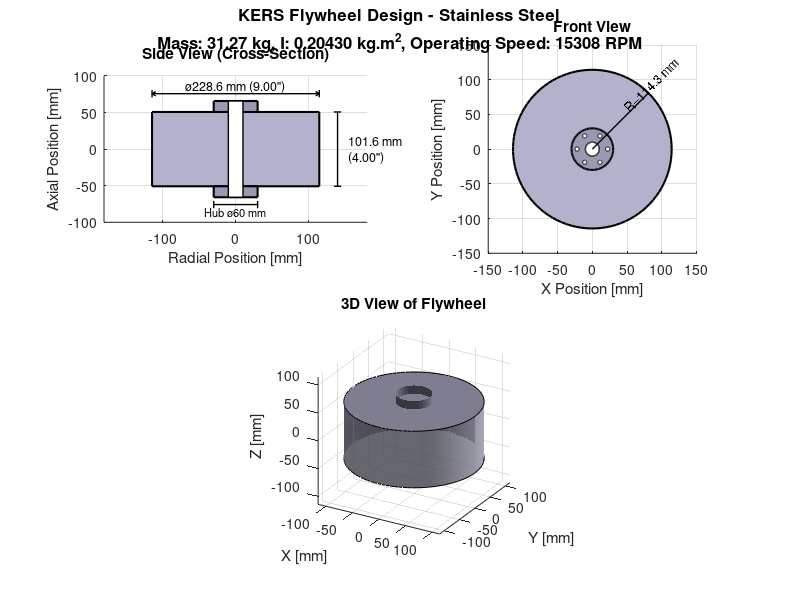
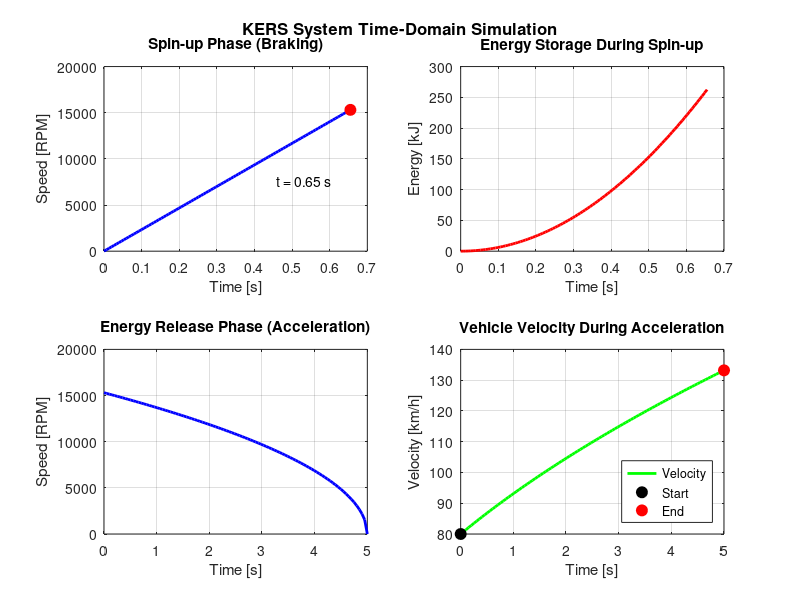

The MATLAB source for these figures, in order:
%% KERS Flywheel Design Script
% ME Design Project - Kinetic Energy Recovery System
% Date: November 2024
%
% This script designs a flywheel for an automotive KERS system
% that stores energy during braking and releases it during acceleration

clear; clc; close all;

%% Given Parameters and Constraints

% Power requirements
P_max = 60e3;           % Maximum power [W]
P_min = 45e3;           % Minimum power [W]
t_delivery = 5;         % Power delivery duration [s]

% Torque and vehicle specs
T_brake = 500;          % Available braking torque [Nm]
m_vehicle = 600;        % Total vehicle mass [kg]

% Size constraints (convert to meters)
D_max = 9 * 0.0254;     % Maximum diameter [m] (9 inches)
W_max = 4 * 0.0254;     % Maximum width [m] (4 inches)
r_max = D_max / 2;      % Maximum radius [m]

% Initial velocity after braking
v_initial = 80 / 3.6;   % Convert 80 km/h to m/s

%% Material Selection
% From Table 1 - choosing based on density and cost tradeoff

materials = {'Aluminum', 'Brass 60/40', 'Copper', 'Stainless Steel', 'Titanium', 'Zinc'};
densities = [2712, 8520, 8940, 7500, 4500, 7135];  % kg/m^3
costs = [2.80, 5, 11, 4, 100, 13];  % $/kg

% I'll use Stainless Steel - good balance of density (for energy storage)
% and reasonable cost. Higher density = more mass = more energy storage
% for same volume

material_choice = 4;  % Stainless Steel
rho = densities(material_choice);
cost_per_kg = costs(material_choice);

fprintf('=== KERS FLYWHEEL DESIGN ===\n\n');
fprintf('Selected Material: %s\n', materials{material_choice});
fprintf('Density: %.0f kg/m^3\n', rho);
fprintf('Cost: $%.2f/kg\n\n', cost_per_kg);

%% Part A: Calculate Moment of Inertia (Iterative Design)

% Energy requirement calculation
E_min = P_min * t_delivery;  % Minimum energy needed [J]
E_max = P_max * t_delivery;  % Maximum energy at full power [J]
E_target = (E_min + E_max) / 2;  % Target middle of range

fprintf('--- Energy Requirements ---\n');
fprintf('Minimum Energy: %.1f kJ\n', E_min/1000);
fprintf('Maximum Energy: %.1f kJ\n', E_max/1000);
fprintf('Target Energy: %.1f kJ\n\n', E_target/1000);

% For a solid disk: I = (1/2) * m * r^2 = (1/2) * (rho * pi * r^2 * w) * r^2
% I = (1/2) * rho * pi * r^4 * w

% Energy stored: E = (1/2) * I * omega^2
% So: E = (1/4) * rho * pi * r^4 * w * omega^2

% Design iteration table
fprintf('--- Design Iteration Process ---\n');
fprintf('Iter | Radius(m) | Width(m)  | Mass(kg) | I(kg.m^2) | omega(rad/s) | RPM      | Energy(kJ)\n');
fprintf('-----|-----------|-----------|----------|-----------|--------------|----------|----------\n');

% Store iteration data
iterations = [];
iter = 0;

% Iteration 1: Start with max dimensions, find required speed
r = r_max;
w = W_max;
m = rho * pi * r^2 * w;
I = 0.5 * m * r^2;
omega = sqrt(2 * E_target / I);
rpm = omega * 60 / (2*pi);
E_stored = 0.5 * I * omega^2;

iter = iter + 1;
fprintf('%4d | %9.4f | %9.4f | %8.2f | %9.5f | %12.1f | %8.0f | %9.2f\n', ...
    iter, r, w, m, I, omega, rpm, E_stored/1000);
iterations = [iterations; iter, r, w, m, I, omega, rpm, E_stored];

% Iteration 2: RPM is very high, let's try reducing width to increase speed capability
% and check if we need to adjust
r = r_max;
w = 0.08;  % 80mm width
m = rho * pi * r^2 * w;
I = 0.5 * m * r^2;
omega = sqrt(2 * E_target / I);
rpm = omega * 60 / (2*pi);
E_stored = 0.5 * I * omega^2;

iter = iter + 1;
fprintf('%4d | %9.4f | %9.4f | %8.2f | %9.5f | %12.1f | %8.0f | %9.2f\n', ...
    iter, r, w, m, I, omega, rpm, E_stored/1000);
iterations = [iterations; iter, r, w, m, I, omega, rpm, E_stored];

% Iteration 3: Still high RPM, try smaller radius
r = 0.10;  % 100mm radius
w = W_max;
m = rho * pi * r^2 * w;
I = 0.5 * m * r^2;
omega = sqrt(2 * E_target / I);
rpm = omega * 60 / (2*pi);
E_stored = 0.5 * I * omega^2;

iter = iter + 1;
fprintf('%4d | %9.4f | %9.4f | %8.2f | %9.5f | %12.1f | %8.0f | %9.2f\n', ...
    iter, r, w, m, I, omega, rpm, E_stored/1000);
iterations = [iterations; iter, r, w, m, I, omega, rpm, E_stored];

% Iteration 4: Max dimensions with practical RPM target around 40000-50000
% Let's target 45000 RPM and see what energy we get
r = r_max;
w = W_max;
m = rho * pi * r^2 * w;
I = 0.5 * m * r^2;
omega_target = 45000 * 2 * pi / 60;  % Target 45000 RPM
E_at_target = 0.5 * I * omega_target^2;

iter = iter + 1;
fprintf('%4d | %9.4f | %9.4f | %8.2f | %9.5f | %12.1f | %8.0f | %9.2f\n', ...
    iter, r, w, m, I, omega_target, 45000, E_at_target/1000);
iterations = [iterations; iter, r, w, m, I, omega_target, 45000, E_at_target];

% Iteration 5: Energy is too high at 45000 RPM, reduce speed
omega_target = 35000 * 2 * pi / 60;
E_at_target = 0.5 * I * omega_target^2;

iter = iter + 1;
fprintf('%4d | %9.4f | %9.4f | %8.2f | %9.5f | %12.1f | %8.0f | %9.2f\n', ...
    iter, r, w, m, I, omega_target, 35000, E_at_target/1000);
iterations = [iterations; iter, r, w, m, I, omega_target, 35000, E_at_target];

% Iteration 6: Getting closer, fine tune
omega_target = 30000 * 2 * pi / 60;
E_at_target = 0.5 * I * omega_target^2;

iter = iter + 1;
fprintf('%4d | %9.4f | %9.4f | %8.2f | %9.5f | %12.1f | %8.0f | %9.2f\n', ...
    iter, r, w, m, I, omega_target, 30000, E_at_target/1000);
iterations = [iterations; iter, r, w, m, I, omega_target, 30000, E_at_target];

% Iteration 7: Let's find exact RPM needed for target energy
omega_final = sqrt(2 * E_target / I);
rpm_final = omega_final * 60 / (2*pi);
E_final = 0.5 * I * omega_final^2;

iter = iter + 1;
fprintf('%4d | %9.4f | %9.4f | %8.2f | %9.5f | %12.1f | %8.0f | %9.2f\n', ...
    iter, r, w, m, I, omega_final, rpm_final, E_final/1000);
iterations = [iterations; iter, r, w, m, I, omega_final, rpm_final, E_final];

fprintf('\n');

% Final design parameters
r_final = r_max;
w_final = W_max;
m_final = rho * pi * r_final^2 * w_final;
I_final = 0.5 * m_final * r_final^2;
omega_op = sqrt(2 * E_target / I_final);  % Operating angular velocity
rpm_op = omega_op * 60 / (2*pi);

fprintf('--- FINAL DESIGN (Part A) ---\n');
fprintf('Flywheel Radius: %.4f m (%.2f in)\n', r_final, r_final/0.0254);
fprintf('Flywheel Width: %.4f m (%.2f in)\n', w_final, w_final/0.0254);
fprintf('Flywheel Mass: %.2f kg\n', m_final);
fprintf('Moment of Inertia: %.6f kg.m^2\n', I_final);
fprintf('Operating Speed: %.0f RPM (%.1f rad/s)\n', rpm_op, omega_op);
fprintf('Energy Stored: %.2f kJ\n\n', E_target/1000);

%% Part B: Spin-up Time Calculation

% Using T = I * alpha, where alpha is angular acceleration
% alpha = T / I
% omega = alpha * t (starting from rest)
% t = omega / alpha = omega * I / T

alpha = T_brake / I_final;  % Angular acceleration [rad/s^2]
t_spinup = omega_op / alpha;  % Time to reach operating speed [s]

fprintf('--- SPIN-UP TIME (Part B) ---\n');
fprintf('Available Braking Torque: %.0f Nm\n', T_brake);
fprintf('Angular Acceleration: %.2f rad/s^2\n', alpha);
fprintf('Time to reach %.0f RPM: %.2f seconds\n\n', rpm_op, t_spinup);

% Verify with kinematics
omega_check = alpha * t_spinup;
fprintf('Verification: omega = alpha * t = %.1f rad/s (should be %.1f)\n\n', omega_check, omega_op);

%% Part C: Vehicle Velocity Gain Analysis

% Energy released from flywheel goes to vehicle kinetic energy
% E_flywheel = (1/2) * m_vehicle * (v_final^2 - v_initial^2)
% Solving for v_final:
% v_final = sqrt(v_initial^2 + 2*E_flywheel/m_vehicle)

% For different power levels
E_at_Pmin = P_min * t_delivery;
E_at_Pmax = P_max * t_delivery;

% Velocity gain at minimum power
v_final_min = sqrt(v_initial^2 + 2*E_at_Pmin/m_vehicle);
delta_v_min = v_final_min - v_initial;

% Velocity gain at maximum power
v_final_max = sqrt(v_initial^2 + 2*E_at_Pmax/m_vehicle);
delta_v_max = v_final_max - v_initial;

% At target energy
v_final_target = sqrt(v_initial^2 + 2*E_target/m_vehicle);
delta_v_target = v_final_target - v_initial;

fprintf('--- VELOCITY GAIN ANALYSIS (Part C) ---\n');
fprintf('Initial Velocity: %.2f m/s (%.0f km/h)\n', v_initial, v_initial*3.6);
fprintf('\nAt Minimum Power (%.0f kW):\n', P_min/1000);
fprintf('  Energy Released: %.1f kJ\n', E_at_Pmin/1000);
fprintf('  Final Velocity: %.2f m/s (%.1f km/h)\n', v_final_min, v_final_min*3.6);
fprintf('  Velocity Gain: %.2f m/s (%.1f km/h)\n', delta_v_min, delta_v_min*3.6);

fprintf('\nAt Maximum Power (%.0f kW):\n', P_max/1000);
fprintf('  Energy Released: %.1f kJ\n', E_at_Pmax/1000);
fprintf('  Final Velocity: %.2f m/s (%.1f km/h)\n', v_final_max, v_final_max*3.6);
fprintf('  Velocity Gain: %.2f m/s (%.1f km/h)\n', delta_v_max, delta_v_max*3.6);

fprintf('\nAt Target Energy (%.1f kJ):\n', E_target/1000);
fprintf('  Final Velocity: %.2f m/s (%.1f km/h)\n', v_final_target, v_final_target*3.6);
fprintf('  Velocity Gain: %.2f m/s (%.1f km/h)\n\n', delta_v_target, delta_v_target*3.6);

%% Part D: Angular Momentum

H = I_final * omega_op;  % Angular momentum [kg.m^2/s]

fprintf('--- ANGULAR MOMENTUM (Part D) ---\n');
fprintf('Angular Momentum at Operating Speed: %.2f kg.m^2/s\n', H);
fprintf('  = %.2f N.m.s\n\n', H);

%% Part E: Dimensioned Sketch of Flywheel

figure('Position', [100 100 1000 800]);

% Design with hub for gear attachment
r_hub = 0.03;           % Hub radius for gear attachment [m]
r_inner = 0.04;         % Inner radius (after hub) [m]
hub_height = 0.015;     % Hub protrusion height [m]

% Side view (cross-section)
subplot(2,2,1);
hold on;

% Main disk body
rectangle('Position', [-r_final*1000, -w_final*1000/2, 2*r_final*1000, w_final*1000], ...
    'FaceColor', [0.7 0.7 0.8], 'EdgeColor', 'k', 'LineWidth', 1.5);

% Hub (protrusion for gear attachment)
rectangle('Position', [-r_hub*1000, -w_final*1000/2-hub_height*1000, 2*r_hub*1000, hub_height*1000], ...
    'FaceColor', [0.6 0.6 0.7], 'EdgeColor', 'k', 'LineWidth', 1.5);
rectangle('Position', [-r_hub*1000, w_final*1000/2, 2*r_hub*1000, hub_height*1000], ...
    'FaceColor', [0.6 0.6 0.7], 'EdgeColor', 'k', 'LineWidth', 1.5);

% Center hole for shaft
rectangle('Position', [-10, -w_final*1000/2-hub_height*1000, 20, w_final*1000+2*hub_height*1000], ...
    'FaceColor', 'w', 'EdgeColor', 'k', 'LineWidth', 1);

% Dimension lines
% Diameter
plot([-r_final*1000, -r_final*1000], [w_final*1000/2+20, w_final*1000/2+30], 'k-', 'LineWidth', 1);
plot([r_final*1000, r_final*1000], [w_final*1000/2+20, w_final*1000/2+30], 'k-', 'LineWidth', 1);
plot([-r_final*1000, r_final*1000], [w_final*1000/2+25, w_final*1000/2+25], 'k-', 'LineWidth', 1);
plot([-r_final*1000, -r_final*1000+5], [w_final*1000/2+25, w_final*1000/2+22], 'k-', 'LineWidth', 1);
plot([-r_final*1000, -r_final*1000+5], [w_final*1000/2+25, w_final*1000/2+28], 'k-', 'LineWidth', 1);
plot([r_final*1000, r_final*1000-5], [w_final*1000/2+25, w_final*1000/2+22], 'k-', 'LineWidth', 1);
plot([r_final*1000, r_final*1000-5], [w_final*1000/2+25, w_final*1000/2+28], 'k-', 'LineWidth', 1);
text(0, w_final*1000/2+35, sprintf('ø%.1f mm (%.2f")', 2*r_final*1000, 2*r_final/0.0254), ...
    'HorizontalAlignment', 'center', 'FontSize', 9);

% Width
plot([r_final*1000+20, r_final*1000+30], [-w_final*1000/2, -w_final*1000/2], 'k-', 'LineWidth', 1);
plot([r_final*1000+20, r_final*1000+30], [w_final*1000/2, w_final*1000/2], 'k-', 'LineWidth', 1);
plot([r_final*1000+25, r_final*1000+25], [-w_final*1000/2, w_final*1000/2], 'k-', 'LineWidth', 1);
text(r_final*1000+40, 0, sprintf('%.1f mm\n(%.2f")', w_final*1000, w_final/0.0254), ...
    'HorizontalAlignment', 'left', 'FontSize', 9);

% Hub diameter
plot([-r_hub*1000, -r_hub*1000], [-w_final*1000/2-hub_height*1000-5, -w_final*1000/2-hub_height*1000-15], 'k-', 'LineWidth', 1);
plot([r_hub*1000, r_hub*1000], [-w_final*1000/2-hub_height*1000-5, -w_final*1000/2-hub_height*1000-15], 'k-', 'LineWidth', 1);
plot([-r_hub*1000, r_hub*1000], [-w_final*1000/2-hub_height*1000-10, -w_final*1000/2-hub_height*1000-10], 'k-', 'LineWidth', 1);
text(0, -w_final*1000/2-hub_height*1000-20, sprintf('Hub ø%.0f mm', 2*r_hub*1000), ...
    'HorizontalAlignment', 'center', 'FontSize', 8);

axis equal;
xlim([-180 180]);
ylim([-100 100]);
xlabel('Radial Position [mm]');
ylabel('Axial Position [mm]');
title('Side View (Cross-Section)');
grid on;

% Front view
subplot(2,2,2);
hold on;

% Draw concentric circles
theta = linspace(0, 2*pi, 100);

% Outer disk
fill(r_final*1000*cos(theta), r_final*1000*sin(theta), [0.7 0.7 0.8], 'EdgeColor', 'k', 'LineWidth', 1.5);

% Hub circle
fill(r_hub*1000*cos(theta), r_hub*1000*sin(theta), [0.6 0.6 0.7], 'EdgeColor', 'k', 'LineWidth', 1.5);

% Center hole
fill(10*cos(theta), 10*sin(theta), 'w', 'EdgeColor', 'k', 'LineWidth', 1);

% Bolt holes on hub (for gear attachment)
n_bolts = 6;
r_bolt_circle = 0.022;  % Bolt circle radius [m]
r_bolt = 0.003;         % Bolt hole radius [m]
for i = 1:n_bolts
    angle = (i-1) * 2*pi/n_bolts;
    x_bolt = r_bolt_circle*1000*cos(angle);
    y_bolt = r_bolt_circle*1000*sin(angle);
    fill(x_bolt + r_bolt*1000*cos(theta), y_bolt + r_bolt*1000*sin(theta), 'w', 'EdgeColor', 'k');
end

% Dimension for radius
plot([0, r_final*1000*cos(pi/4)], [0, r_final*1000*sin(pi/4)], 'k-', 'LineWidth', 1);
text(r_final*1000*cos(pi/4)*0.6, r_final*1000*sin(pi/4)*0.6+10, sprintf('R=%.1f mm', r_final*1000), ...
    'FontSize', 9, 'Rotation', 45);

axis equal;
xlim([-150 150]);
ylim([-150 150]);
xlabel('X Position [mm]');
ylabel('Y Position [mm]');
title('Front View');
grid on;

% 3D visualization
subplot(2,2,[3,4]);
hold on;

% Create cylinder for flywheel
[X, Y, Z] = cylinder(r_final*1000, 50);
Z = Z * w_final*1000 - w_final*1000/2;
surf(X, Y, Z, 'FaceColor', [0.7 0.7 0.8], 'EdgeColor', 'none', 'FaceAlpha', 0.8);

% Top and bottom caps
fill3(r_final*1000*cos(theta), r_final*1000*sin(theta), ones(size(theta))*w_final*1000/2, ...
    [0.7 0.7 0.8], 'EdgeColor', 'k');
fill3(r_final*1000*cos(theta), r_final*1000*sin(theta), -ones(size(theta))*w_final*1000/2, ...
    [0.7 0.7 0.8], 'EdgeColor', 'k');

% Hub cylinders
[Xh, Yh, Zh] = cylinder(r_hub*1000, 30);
Zh_top = Zh * hub_height*1000 + w_final*1000/2;
Zh_bot = -Zh * hub_height*1000 - w_final*1000/2;
surf(Xh, Yh, Zh_top, 'FaceColor', [0.6 0.6 0.7], 'EdgeColor', 'none');
surf(Xh, Yh, Zh_bot, 'FaceColor', [0.6 0.6 0.7], 'EdgeColor', 'none');

view(30, 25);
axis equal;
xlabel('X [mm]');
ylabel('Y [mm]');
zlabel('Z [mm]');
title('3D View of Flywheel');
light('Position', [1 1 1]);
lighting gouraud;
grid on;

% Add figure title (compatible with older MATLAB versions)
annotation('textbox', [0.5, 0.95, 0, 0], 'String', ...
    sprintf('KERS Flywheel Design - %s\nMass: %.2f kg, I: %.5f kg.m^2, Operating Speed: %.0f RPM', ...
    materials{material_choice}, m_final, I_final, rpm_op), ...
    'FontSize', 12, 'FontWeight', 'bold', 'HorizontalAlignment', 'center', ...
    'EdgeColor', 'none', 'FitBoxToText', 'on');

%% Time-domain simulation plots

figure('Position', [150 150 1000 600]);

% Spin-up phase simulation
t_spin = linspace(0, t_spinup, 100);
omega_spin = alpha * t_spin;
E_spin = 0.5 * I_final * omega_spin.^2;

subplot(2,2,1);
plot(t_spin, omega_spin * 60/(2*pi), 'b-', 'LineWidth', 2);
xlabel('Time [s]');
ylabel('Speed [RPM]');
title('Spin-up Phase (Braking)');
grid on;
hold on;
plot(t_spinup, rpm_op, 'ro', 'MarkerSize', 8, 'MarkerFaceColor', 'r');
text(t_spinup*0.7, rpm_op*0.5, sprintf('t = %.2f s', t_spinup), 'FontSize', 10);

subplot(2,2,2);
plot(t_spin, E_spin/1000, 'r-', 'LineWidth', 2);
xlabel('Time [s]');
ylabel('Energy [kJ]');
title('Energy Storage During Spin-up');
grid on;

% Energy release phase (assuming constant power delivery)
t_release = linspace(0, t_delivery, 100);
P_avg = E_target / t_delivery;  % Average power
E_release = E_target - P_avg * t_release;
omega_release = sqrt(2 * E_release / I_final);

subplot(2,2,3);
plot(t_release, omega_release * 60/(2*pi), 'b-', 'LineWidth', 2);
xlabel('Time [s]');
ylabel('Speed [RPM]');
title('Energy Release Phase (Acceleration)');
grid on;

% Vehicle velocity during acceleration
v_accel = sqrt(v_initial^2 + 2*(E_target - E_release)/m_vehicle);

subplot(2,2,4);
plot(t_release, v_accel*3.6, 'g-', 'LineWidth', 2);
xlabel('Time [s]');
ylabel('Velocity [km/h]');
title('Vehicle Velocity During Acceleration');
grid on;
hold on;
plot(0, v_initial*3.6, 'ko', 'MarkerSize', 8, 'MarkerFaceColor', 'k');
plot(t_delivery, v_final_target*3.6, 'ro', 'MarkerSize', 8, 'MarkerFaceColor', 'r');
legend('Velocity', 'Start', 'End', 'Location', 'southeast');

% Add figure title
annotation('textbox', [0.5, 0.95, 0, 0], 'String', 'KERS System Time-Domain Simulation', ...
    'FontSize', 12, 'FontWeight', 'bold', 'HorizontalAlignment', 'center', ...
    'EdgeColor', 'none', 'FitBoxToText', 'on');

%% Summary Output

fprintf('========================================\n');
fprintf('        DESIGN SUMMARY                  \n');
fprintf('========================================\n');
fprintf('Material: %s\n', materials{material_choice});
fprintf('Flywheel Diameter: %.2f in (%.1f mm)\n', 2*r_final/0.0254, 2*r_final*1000);
fprintf('Flywheel Width: %.2f in (%.1f mm)\n', w_final/0.0254, w_final*1000);
fprintf('Flywheel Mass: %.2f kg (%.2f lb)\n', m_final, m_final*2.205);
fprintf('Moment of Inertia: %.6f kg.m^2\n', I_final);
fprintf('Operating Speed: %.0f RPM\n', rpm_op);
fprintf('Energy Stored: %.2f kJ\n', E_target/1000);
fprintf('Spin-up Time: %.2f s\n', t_spinup);
fprintf('Angular Momentum: %.2f kg.m^2/s\n', H);
fprintf('Velocity Gain: %.1f km/h\n', delta_v_target*3.6);
fprintf('Estimated Cost: $%.2f\n', m_final * cost_per_kg);
fprintf('========================================\n');

%% Save figures
saveas(figure(1), 'Flywheel_Design_Drawing.png');
saveas(figure(2), 'KERS_Simulation.png');
fprintf('\nFigures saved to current directory.\n');
